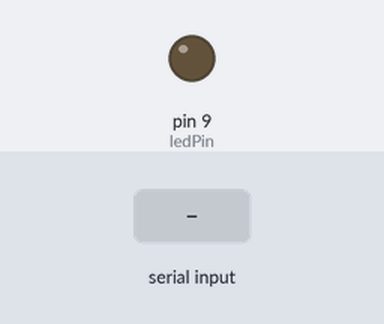
Bench run of a sketch on a simulated Arduino Uno, built with avr-gcc and run on an emulated ATmega328P. On the bench: output pins drawn as LEDs (lit = HIGH). The test bench sets the inputs (shaded band). What the sketch prints to the serial monitor is not drawn.

Above: at 1.2 s.
1.3 s: "90,45\n" received over Serial
At 1.6 s:
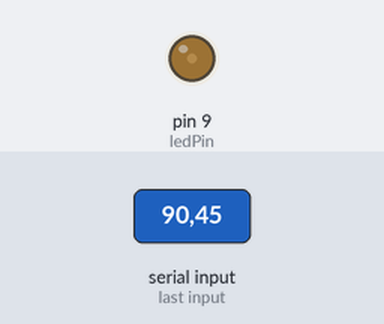
2.8 s: "30,150\n" received over Serial
At 4.0 s:
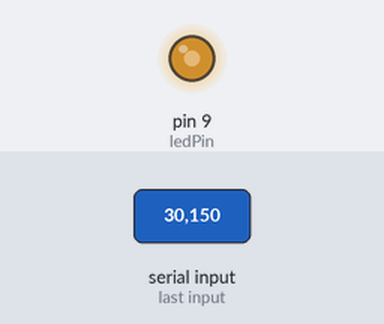
4.3 s: "200\n" received over Serial
At 5.0 s:
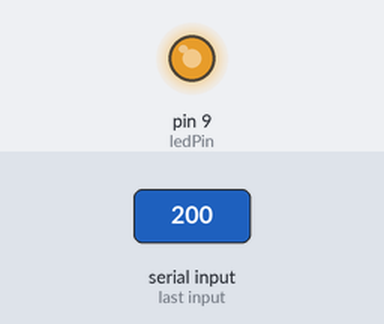
5.8 s: "90\n" received over Serial
At 6.1 s:
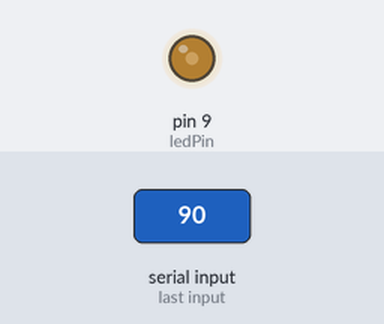
Timing chart, 0 to 8.3 s (numbered marks = the images above; inputs shaded):
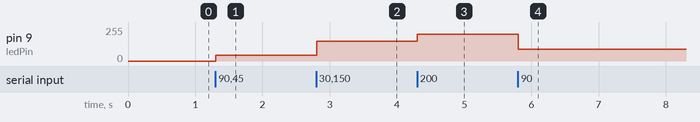

The sketch:

brightness_control.ino
```cpp
//Upload this code to the arduino first(Can do through vscode)


const int ledPin = 9; // use a PWM-capable pin (e.g. 3, 5, 6, 9, 10, 11)

void setup() {
  Serial.begin(9600);
  pinMode(ledPin, OUTPUT);
  Serial.println("Arduino ready — send brightness (0-255)");
}

void loop() {
  if (Serial.available()) {
    int brightness = Serial.parseInt(); // read number sent from Python
    if (brightness >= 0 && brightness <= 255) {
      analogWrite(ledPin, brightness);
      Serial.print("Set brightness to: ");
      Serial.println(brightness);
    }
    // clear input buffer if user typed text
    while (Serial.available()) Serial.read();
  }
}
```

Measured:
- after the input at 1.3 s, pin 9 (ledPin): 0/255 → 45/255 at once
- after the input at 2.8 s, pin 9 (ledPin): 45/255 → 150/255 at once
- after the input at 4.3 s, pin 9 (ledPin): 150/255 → 200/255 at once
- after the input at 5.8 s, pin 9 (ledPin): 200/255 → 90/255 at once
